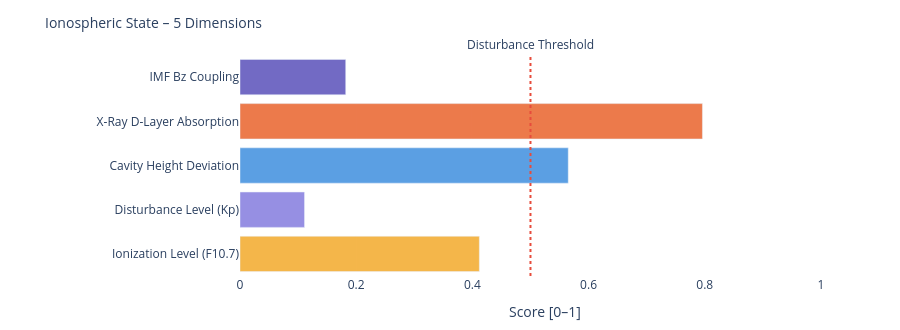

The cell this chart's notebook holds for it:
### Markdown cell above
---
### 📐 Systemic Insight: Geometric Cavity vs. Real Schumann Resonance

**Relevant for:** Layer 6 = delta analysis &nbsp;|&nbsp; Layer 7 = feature vector / system interpretation

A cavity height change from 80 km to 70 km shifts the **idealized geometric frequencies** only minimally:

| Modus | Aktuell | Referenz | Δ |
|-------|---------|----------|---|
| SR-1 | 10.4762 Hz | 10.4599 Hz | +16 mHz |
| SR-2 | 18.1452 Hz | 18.1171 Hz | +28 mHz |
| SR-3 | 25.6612 Hz | 25.6215 Hz | +40 mHz |
| SR-4 | 33.1285 Hz | 33.0772 Hz | +51 mHz |

The geometric effect is limited because 10 km is very small compared to Earth's radius (~6371 km).

**Consequence:** Real Schumann deviations are likely driven more strongly by **conductivity, damping, day/night structure, lightning distribution and source geometry** than by pure cavity height.

---

**Layer 6 compares:**
```
geometric Δ from Layer 4  vs.  observed Δ from real Schumann measurement data
```

**Layer 7 Feature:**
```
If real Δ >> geometric Δ  →  non-geometric factors dominant
```

### Code cell
# ============================================================
# IONOSPHERIC STATE – Summary gauge
# Five dimensions: ionization, disturbance, cavity height, X-Ray, Bz coupling
# ============================================================

def norm(v, lo, hi):
    if v is None: return None
    return round(max(0.0, min(1.0, (v - lo) / (hi - lo))), 3)

# Ionization level (F10.7 → F2-Layer)
ioniz = norm(f107_val, 60, 250)

# Disturbance level (Kp → E/F-Layer irregularities)
disturb = norm(kp_val, 0, 9)

# Cavity height deviation from reference (80 km)
h_dev = norm(abs(h_eff - 80), 0, 20)

# X-Ray ionization (D-Layer absorption)
xray_ioniz = None
if xray_now is not None:
    xray_ioniz = norm(math.log10(max(xray_now, 1e-9)) + 9, 0, 5)

# Bz coupling (southward Bz → stronger magnetosphere-ionosphere coupling)
bz_coupling = norm(-(bz_now or 0), -5, 30) if bz_now is not None else None

dims = [
    ('Ionization Level (F10.7)',    ioniz,      '#F2A623'),
    ('Disturbance Level (Kp)',      disturb,    '#7F77DD'),
    ('Cavity Height Deviation',     h_dev,      '#378ADD'),
    ('X-Ray D-Layer Absorption',    xray_ioniz, '#E85D24'),
    ('IMF Bz Coupling',             bz_coupling,'#534AB7'),
]

fig = go.Figure()
for name, val, col in dims:
    if val is not None:
        h = int(val * 20)
        bar = '█' * h + '░' * (20 - h)
        label = f'{name}:  {bar}  {val:.3f}'
    else:
        label = f'{name}:  {"─" * 20}  n/a'
    fig.add_trace(go.Bar(
        x=[val if val is not None else 0],
        y=[name],
        orientation='h',
        marker_color=col, opacity=0.82,
        showlegend=False
    ))

fig.add_vline(x=0.5, line_dash='dot', line_color='#e74c3c',
              annotation_text='Disturbance Threshold', annotation_position='top')
fig.update_layout(
    title=dict(text='Ionospheric State – 5 Dimensions', font=dict(size=14)),
    xaxis=dict(title='Score [0–1]', range=[0, 1.05]),
    height=330, plot_bgcolor='rgba(0,0,0,0)', paper_bgcolor='rgba(0,0,0,0)',
    margin=dict(l=240, r=50, t=55, b=40)
)
fig.show()

print(f'\nIonospheric state:')
for name, val, _ in dims:
    print(f'  {name:<35} {val:.3f}' if val is not None else f'  {name:<35} n/a')

### Figure 1 — Plotly figure (JSON) as saved in the notebook; plotly's stock layout.template omitted (floating-point values rounded to 4 significant figures)
{"data": [{"marker": {"color": "#F2A623"}, "opacity": 0.82, "orientation": "h", "showlegend": false, "type": "bar", "x": [0.412], "y": ["Ionization Level (F10.7)"]}, {"marker": {"color": "#7F77DD"}, "opacity": 0.82, "orientation": "h", "showlegend": false, "type": "bar", "x": [0.111], "y": ["Disturbance Level (Kp)"]}, {"marker": {"color": "#378ADD"}, "opacity": 0.82, "orientation": "h", "showlegend": false, "type": "bar", "x": [0.565], "y": ["Cavity Height Deviation"]}, {"marker": {"color": "#E85D24"}, "opacity": 0.82, "orientation": "h", "showlegend": false, "type": "bar", "x": [0.796], "y": ["X-Ray D-Layer Absorption"]}, {"marker": {"color": "#534AB7"}, "opacity": 0.82, "orientation": "h", "showlegend": false, "type": "bar", "x": [0.182], "y": ["IMF Bz Coupling"]}], "layout": {"annotations": [{"showarrow": false, "text": "Disturbance Threshold", "x": 0.5, "xanchor": "center", "xref": "x", "y": 1, "yanchor": "bottom", "yref": "y domain"}], "height": 330, "margin": {"b": 40, "l": 240, "r": 50, "t": 55}, "paper_bgcolor": "rgba(0,0,0,0)", "plot_bgcolor": "rgba(0,0,0,0)", "shapes": [{"line": {"color": "#e74c3c", "dash": "dot"}, "type": "line", "x0": 0.5, "x1": 0.5, "xref": "x", "y0": 0, "y1": 1, "yref": "y domain"}], "title": {"font": {"size": 14}, "text": "Ionospheric State – 5 Dimensions"}, "xaxis": {"range": [0, 1.05], "title": {"text": "Score [0–1]"}}}}
